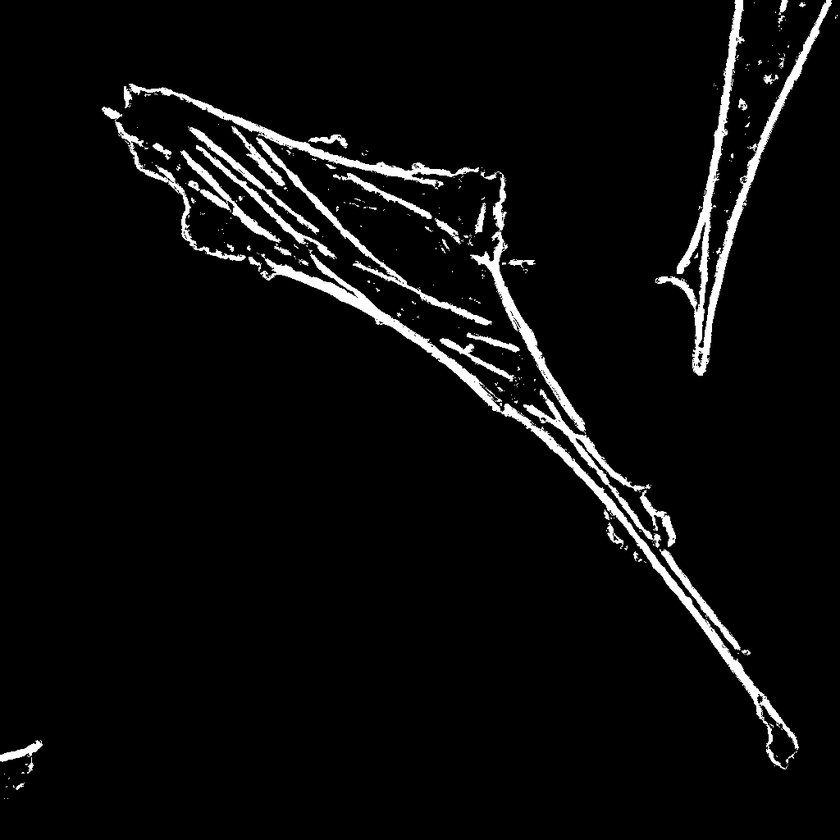
#> input picture actin_10_Simple_Segmentation.tif, 840 x 840 px, shrunk from 1024 x 1024 before the run
$ python remove_small.py
#> lines starting #> are read from the running program, lines starting #| are printed output that depends on the picture; after the words box and inside, x2 and y2 are one past the last pixel; in counts of white or black regions, pixels touching at a corner belong together
import cv2

# Load image, convert to grayscale, Gaussian blur, Otsu's threshold
image = cv2.imread('actin_10_Simple_Segmentation.tif')
#> image is the input picture: shape (840, 840, 3); min 0, max 255, mean 11.6
gray = cv2.cvtColor(image, cv2.COLOR_BGR2GRAY)
blur = cv2.GaussianBlur(gray, (3,3), 0)
thresh = cv2.threshold(blur, 0, 255, cv2.THRESH_BINARY_INV + cv2.THRESH_OTSU)[1]
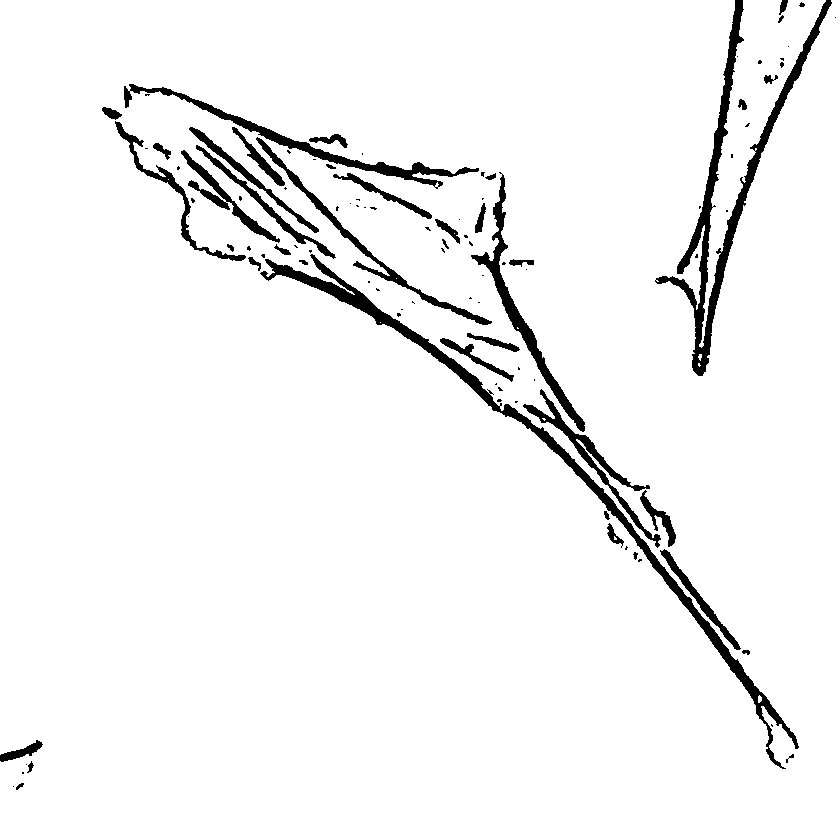
#> thresh: shape (840, 840); 95.3% white; 102 black regions (60 under 20 px)

# Filter using contour area and remove small noise
cnts = cv2.findContours(thresh, cv2.RETR_TREE, cv2.CHAIN_APPROX_SIMPLE)
#> cnts = 125 contours, 77 with area under 20; largest, box (x1, y1, x2, y2) and area: (0, 0, 840, 840) 684808, (699, 0, 826, 348) 10863, (259, 253, 800, 770) 7878, (128, 83, 480, 188) 3146, (470, 173, 586, 433) 2908
cnts = cnts[0] if len(cnts) == 2 else cnts[1]
for c in cnts:
    area = cv2.contourArea(c)
    if area < 100:
        cv2.drawContours(thresh, [c], -1, (255,255,255), -1)
#> this loop made 125 passes
#> area on passes 3, 8, 10, 11, 16, 17, 18, 20, 23, 26, 28, 30: 10863, 80.5, 73.5, 23.5, 31.5, 27, 684808.5, 38, 51, 22, 39, 33
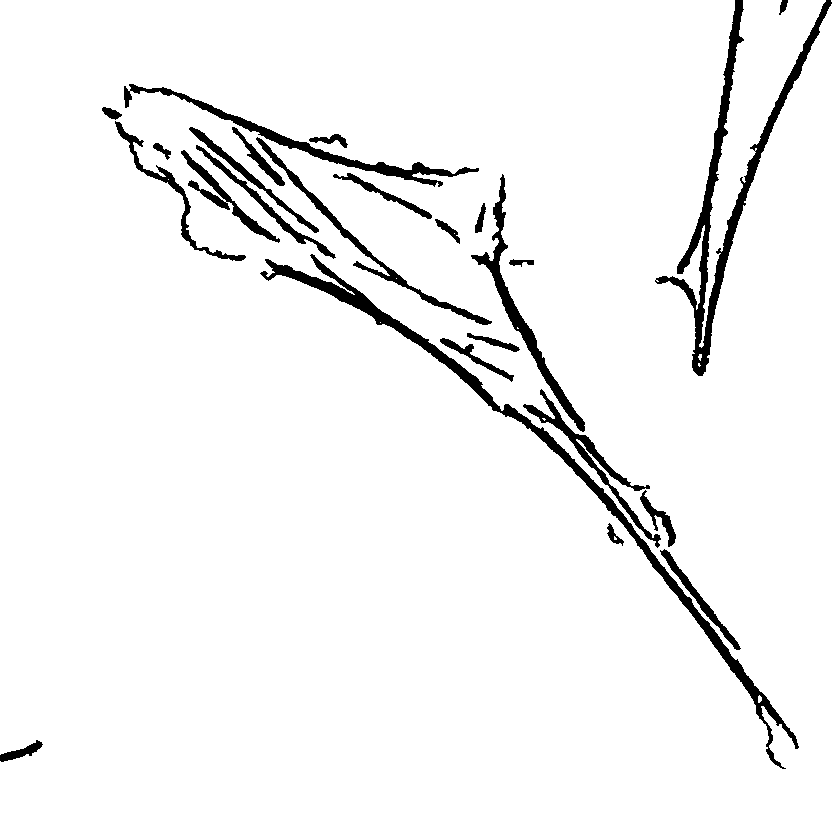
#> thresh: shape (840, 840); 95.4% white; 25 black regions, largest, box (x1, y1, x2, y2) and area: (260, 254, 799, 769) 7076, (655, 0, 832, 376) 6874, (124, 84, 479, 187) 2859

# Morph close and invert image
kernel = cv2.getStructuringElement(cv2.MORPH_RECT, (1,1))
#> kernel = [1]
close = 255 - cv2.morphologyEx(thresh, cv2.MORPH_CLOSE, kernel, iterations=2)

#cv2.imshow('thresh', thresh)
cv2.imshow('close', close)
cv2.waitKey()
